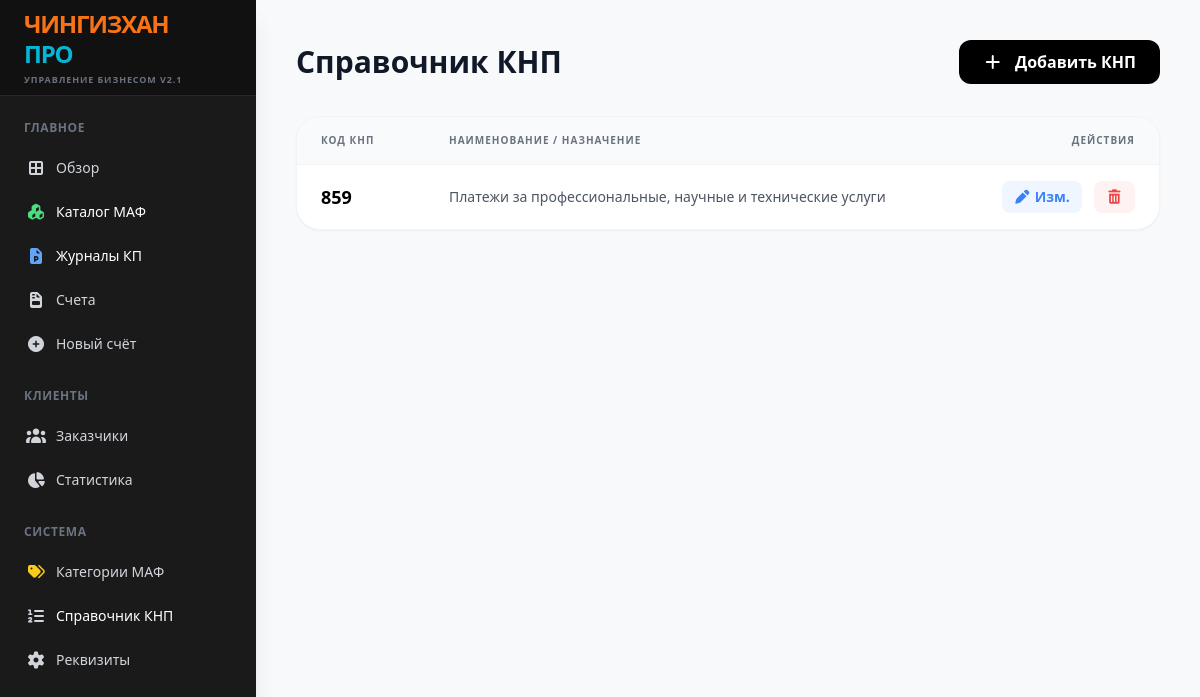
The app's page /knp, older data.
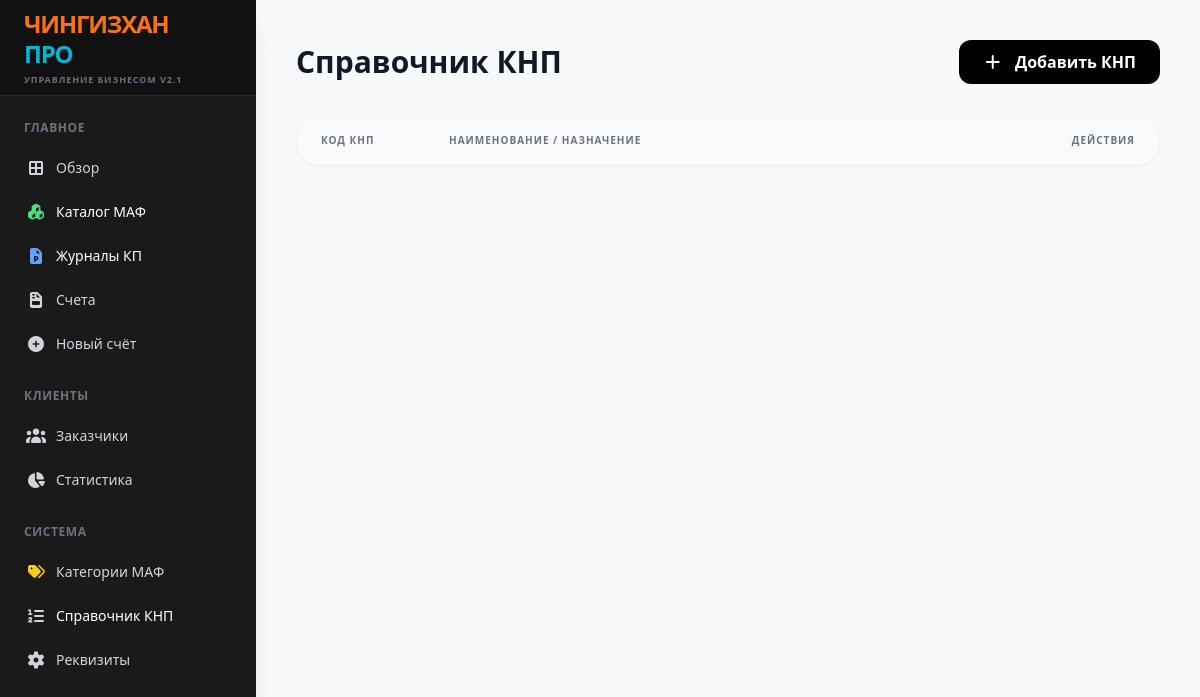
The same page, newer data.
### tables this page shows
CREATE TABLE knp_directory (code TEXT PRIMARY KEY, name TEXT);

### app.py (the view)
@app.route('/knp')
def knp_list():
    with sqlite3.connect(DB_NAME) as conn: knps = conn.cursor().execute("SELECT * FROM knp_directory ORDER BY code").fetchall()
    return render_template('knp.html', knp_list=knps)

### templates/knp.html (shortened to what this page needs)
{% extends "base.html" %}
{% block content %}
<div class="p-10 max-w-7xl mx-auto">
    <div class="flex justify-between items-center mb-8">
        <h2 class="text-3xl font-black text-gray-900">Справочник КНП</h2>
        <button onclick="openModal('addModal')" class="bg-black text-white px-6 py-2.5 rounded-xl font-bold hover:bg-gray-800 transition"><i class="fas fa-plus mr-2"></i> Добавить КНП</button>
    </div>
    <div class="bg-white rounded-3xl shadow-sm border border-gray-100 overflow-hidden">
        <table class="w-full text-left">
            <thead>
                <tr class="bg-gray-50 border-b border-gray-100 font-bold text-gray-500 text-[10px] uppercase tracking-widest">
                    <th class="py-4 px-6 w-32">Код КНП</th><th class="py-4 px-6">Наименование / Назначение</th><th class="py-4 px-6 text-right">Действия</th>
                </tr>
            </thead>
            <tbody class="divide-y divide-gray-50 text-sm">
                {% for k in knp_list %}
                <tr>
                    <td class="py-4 px-6 font-black text-lg">{{ k[0] }}</td><td class="py-4 px-6 text-gray-600 font-medium">{{ k[1] }}</td>
                    <td class="py-4 px-6 text-right space-x-2">
                        <button onclick="openEditModal('{{ k[0] }}', '{{ k[1] }}')" class="text-blue-500 hover:text-blue-700 bg-blue-50 px-3 py-1.5 rounded-lg font-bold"><i class="fas fa-pen"></i> Изм.</button>
                        <button onclick="deleteKNP('{{ k[0] }}')" class="text-red-500 hover:text-red-700 bg-red-50 px-3 py-1.5 rounded-lg"><i class="fas fa-trash-alt"></i></button>
                    </td>
                </tr>
                {% endfor %}
            </tbody>
        </table>
    </div>
</div>
{% endblock %}

Row changes from the older to the newer data that the page shows:
removed knp_directory: code "859", name "Платежи за профессиональные, научные и технические услуги"
